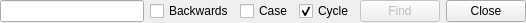
<?xml version="1.0" encoding="UTF-8"?>
<ui version="4.0">
 <class>FindNotification</class>
 <widget class="QWidget" name="FindNotification">
  <property name="geometry">
   <rect>
    <x>0</x>
    <y>0</y>
    <width>526</width>
    <height>23</height>
   </rect>
  </property>
  <property name="windowTitle">
   <string>Find</string>
  </property>
  <layout class="QHBoxLayout" name="horizontalLayout">
   <property name="margin">
    <number>0</number>
   </property>
   <item>
    <widget class="QLineEdit" name="Pattern_"/>
   </item>
   <item>
    <widget class="QCheckBox" name="SearchBackwards_">
     <property name="text">
      <string>Backwards</string>
     </property>
    </widget>
   </item>
   <item>
    <widget class="QCheckBox" name="MatchCase_">
     <property name="text">
      <string>Case</string>
     </property>
    </widget>
   </item>
   <item>
    <widget class="QCheckBox" name="WrapAround_">
     <property name="text">
      <string>Cycle</string>
     </property>
     <property name="checked">
      <bool>true</bool>
     </property>
    </widget>
   </item>
   <item>
    <widget class="QPushButton" name="FindButton_">
     <property name="enabled">
      <bool>false</bool>
     </property>
     <property name="text">
      <string>Find</string>
     </property>
    </widget>
   </item>
   <item>
    <widget class="QPushButton" name="CloseButton_">
     <property name="text">
      <string>Close</string>
     </property>
    </widget>
   </item>
  </layout>
 </widget>
 <resources/>
 <connections>
  <connection>
   <sender>CloseButton_</sender>
   <signal>released()</signal>
   <receiver>FindNotification</receiver>
   <slot>reject()</slot>
   <hints>
    <hint type="sourcelabel">
     <x>511</x>
     <y>29</y>
    </hint>
    <hint type="destinationlabel">
     <x>359</x>
     <y>35</y>
    </hint>
   </hints>
  </connection>
  <connection>
   <sender>Pattern_</sender>
   <signal>returnPressed()</signal>
   <receiver>FindButton_</receiver>
   <slot>animateClick()</slot>
   <hints>
    <hint type="sourcelabel">
     <x>114</x>
     <y>15</y>
    </hint>
    <hint type="destinationlabel">
     <x>408</x>
     <y>19</y>
    </hint>
   </hints>
  </connection>
 </connections>
</ui>
